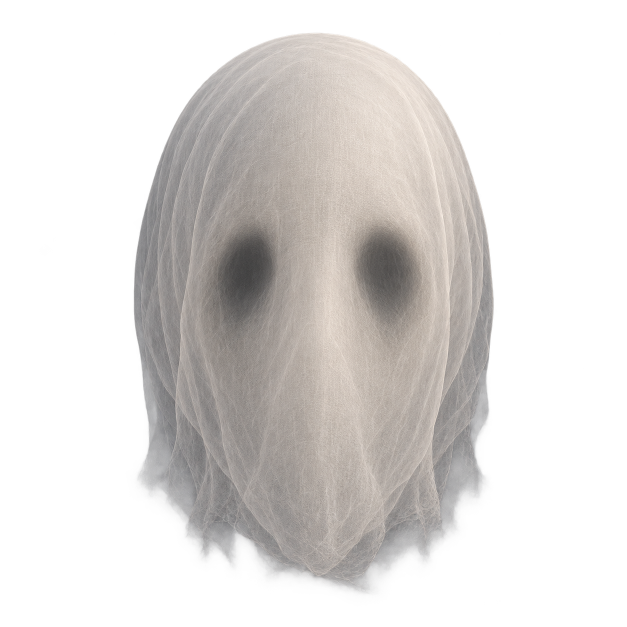
#> input picture assets/ghost/head-soft.png, 1254 x 1254 px (shown at 1/2 size); its folder holds 2 pictures in this run
$ python render-ghost-loop.py
#> lines starting #> are read from the running program, lines starting #| are printed output that depends on the picture
"""Render the approved sheet still as a seamless, silent 8-second MP4.

This is a procedural cloth loop, not generative video. Requires Pillow, NumPy,
SciPy and ffmpeg. Black is removed by screen compositing in the mirror canvas.
"""
from pathlib import Path
import subprocess
import numpy as np
from PIL import Image
from scipy.ndimage import map_coordinates

ROOT = Path(__file__).resolve().parents[1]
WIDTH, HEIGHT, FPS, SECONDS = 512, 640, 24, 8
def render(style):
#> called with style = 'soft'
    rgba = np.asarray(Image.open(ROOT / f"assets/ghost/head-{style}.png").convert("RGBA").resize((WIDTH, WIDTH)), dtype=np.float32)
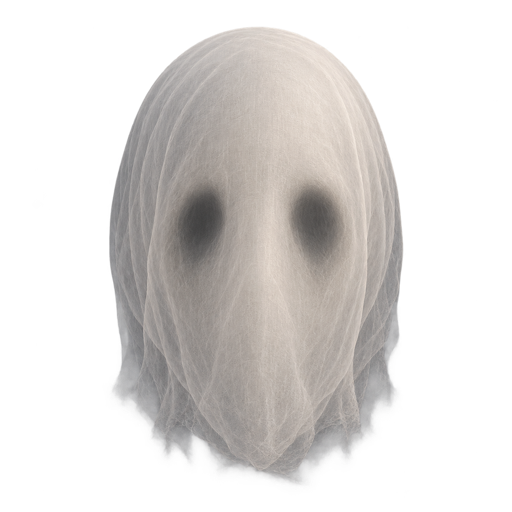
#> rgba: shape (512, 512, 4) float32; mean R, G, B, A 73.3, 70.6, 68.7, 101.2; transparent parts drawn white
    rgb = rgba[:, :, :3] * (rgba[:, :, 3:4] / 255)
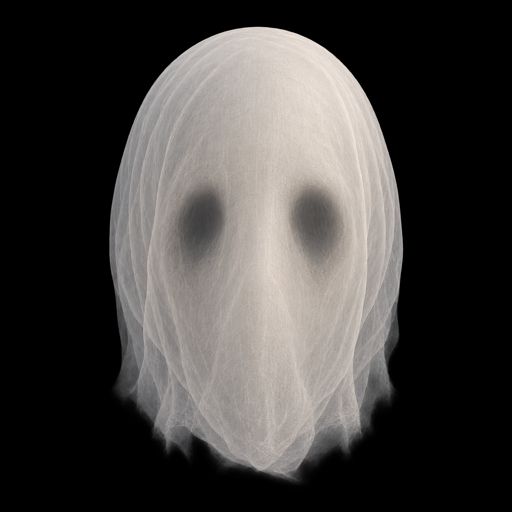
#> rgb: shape (512, 512, 3) float32; mean R, G, B 68.7, 66.1, 64.2
    base = np.zeros((HEIGHT, WIDTH, 3), dtype=np.float32)
    base[64:576] = rgb
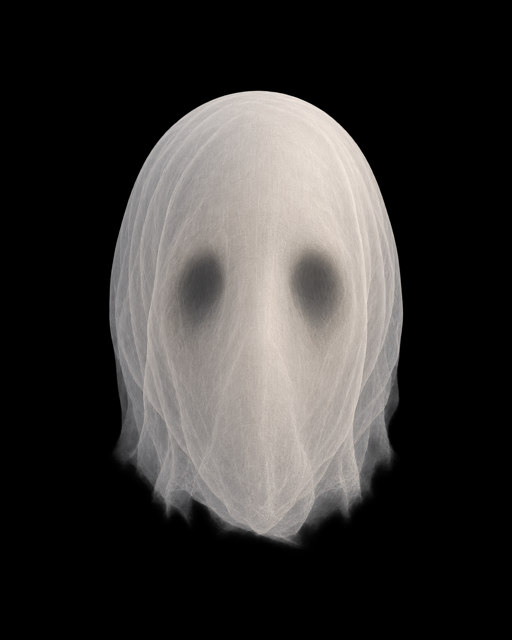
#> base: shape (640, 512, 3) float32; mean R, G, B 55, 52.8, 51.3
    y, x = np.mgrid[:HEIGHT, :WIDTH].astype(np.float32)
    cloth = np.clip((y - 210) / 340, 0, 1)
    output = ROOT / f"assets/ghost/head-{style}-loop.mp4"
#> (the run stopped early here; a loop or call above may not have finished)
